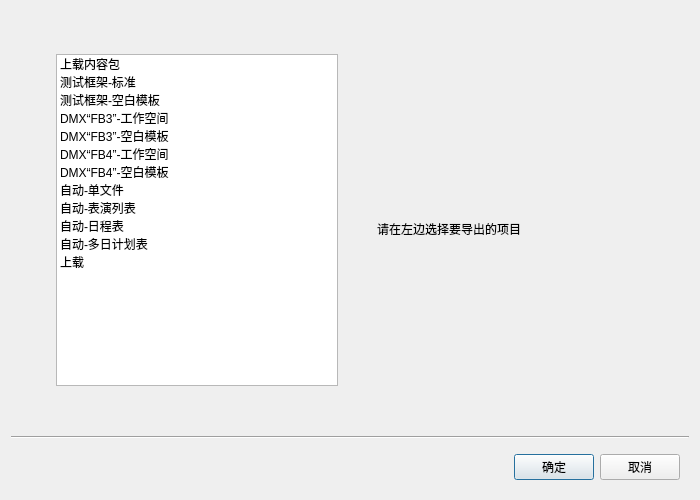
<?xml version="1.0" encoding="UTF-8"?>
<ui version="4.0">
 <class>Dialog_FB4_Export</class>
 <widget class="QDialog" name="Dialog_FB4_Export">
  <property name="geometry">
   <rect>
    <x>0</x>
    <y>0</y>
    <width>700</width>
    <height>500</height>
   </rect>
  </property>
  <property name="minimumSize">
   <size>
    <width>700</width>
    <height>500</height>
   </size>
  </property>
  <property name="maximumSize">
   <size>
    <width>700</width>
    <height>500</height>
   </size>
  </property>
  <property name="baseSize">
   <size>
    <width>700</width>
    <height>500</height>
   </size>
  </property>
  <property name="windowTitle">
   <string>FB4 导出</string>
  </property>
  <layout class="QVBoxLayout" name="verticalLayout">
   <item>
    <widget class="QWidget" name="widget_4" native="true">
     <layout class="QHBoxLayout" name="horizontalLayout">
      <item>
       <layout class="QHBoxLayout" name="horizontalLayout_5">
        <item>
         <widget class="QWidget" name="widget_5" native="true">
          <property name="maximumSize">
           <size>
            <width>300</width>
            <height>350</height>
           </size>
          </property>
          <property name="baseSize">
           <size>
            <width>300</width>
            <height>350</height>
           </size>
          </property>
          <layout class="QHBoxLayout" name="horizontalLayout_6">
           <item>
            <widget class="QListWidget" name="listWidget_FB4_Ex">
             <item>
              <property name="text">
               <string>上载内容包</string>
              </property>
             </item>
             <item>
              <property name="text">
               <string>测试框架-标准</string>
              </property>
             </item>
             <item>
              <property name="text">
               <string>测试框架-空白模板</string>
              </property>
             </item>
             <item>
              <property name="text">
               <string>DMX“FB3”-工作空间</string>
              </property>
             </item>
             <item>
              <property name="text">
               <string>DMX“FB3”-空白模板</string>
              </property>
             </item>
             <item>
              <property name="text">
               <string>DMX“FB4”-工作空间</string>
              </property>
             </item>
             <item>
              <property name="text">
               <string>DMX“FB4”-空白模板</string>
              </property>
             </item>
             <item>
              <property name="text">
               <string>自动-单文件</string>
              </property>
             </item>
             <item>
              <property name="text">
               <string>自动-表演列表</string>
              </property>
             </item>
             <item>
              <property name="text">
               <string>自动-日程表</string>
              </property>
             </item>
             <item>
              <property name="text">
               <string>自动-多日计划表</string>
              </property>
             </item>
             <item>
              <property name="text">
               <string>上载</string>
              </property>
             </item>
            </widget>
           </item>
          </layout>
         </widget>
        </item>
        <item>
         <widget class="QWidget" name="widget_6" native="true">
          <property name="minimumSize">
           <size>
            <width>300</width>
            <height>250</height>
           </size>
          </property>
          <property name="maximumSize">
           <size>
            <width>300</width>
            <height>250</height>
           </size>
          </property>
          <property name="baseSize">
           <size>
            <width>300</width>
            <height>250</height>
           </size>
          </property>
          <layout class="QHBoxLayout" name="horizontalLayout_7">
           <item>
            <widget class="QLabel" name="label_2">
             <property name="minimumSize">
              <size>
               <width>252</width>
               <height>250</height>
              </size>
             </property>
             <property name="maximumSize">
              <size>
               <width>252</width>
               <height>250</height>
              </size>
             </property>
             <property name="baseSize">
              <size>
               <width>252</width>
               <height>250</height>
              </size>
             </property>
             <property name="text">
              <string>请在左边选择要导出的项目</string>
             </property>
             <property name="textFormat">
              <enum>Qt::AutoText</enum>
             </property>
             <property name="wordWrap">
              <bool>true</bool>
             </property>
             <property name="margin">
              <number>0</number>
             </property>
            </widget>
           </item>
          </layout>
         </widget>
        </item>
       </layout>
      </item>
     </layout>
    </widget>
   </item>
   <item>
    <widget class="Line" name="line">
     <property name="orientation">
      <enum>Qt::Horizontal</enum>
     </property>
    </widget>
   </item>
   <item>
    <widget class="QWidget" name="widget" native="true">
     <layout class="QHBoxLayout" name="horizontalLayout_2">
      <item>
       <spacer name="horizontalSpacer">
        <property name="orientation">
         <enum>Qt::Horizontal</enum>
        </property>
        <property name="sizeHint" stdset="0">
         <size>
          <width>489</width>
          <height>20</height>
         </size>
        </property>
       </spacer>
      </item>
      <item>
       <widget class="QPushButton" name="pushButton">
        <property name="text">
         <string>确定</string>
        </property>
       </widget>
      </item>
      <item>
       <widget class="QPushButton" name="pushButton_2">
        <property name="text">
         <string>取消</string>
        </property>
       </widget>
      </item>
     </layout>
    </widget>
   </item>
  </layout>
  <zorder>widget</zorder>
  <zorder>line</zorder>
  <zorder>widget_4</zorder>
 </widget>
 <resources/>
 <connections/>
</ui>
